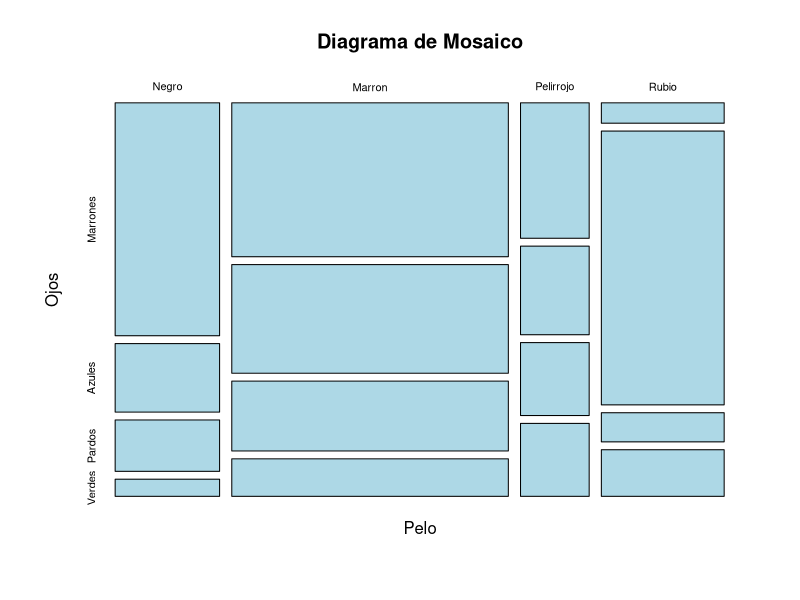
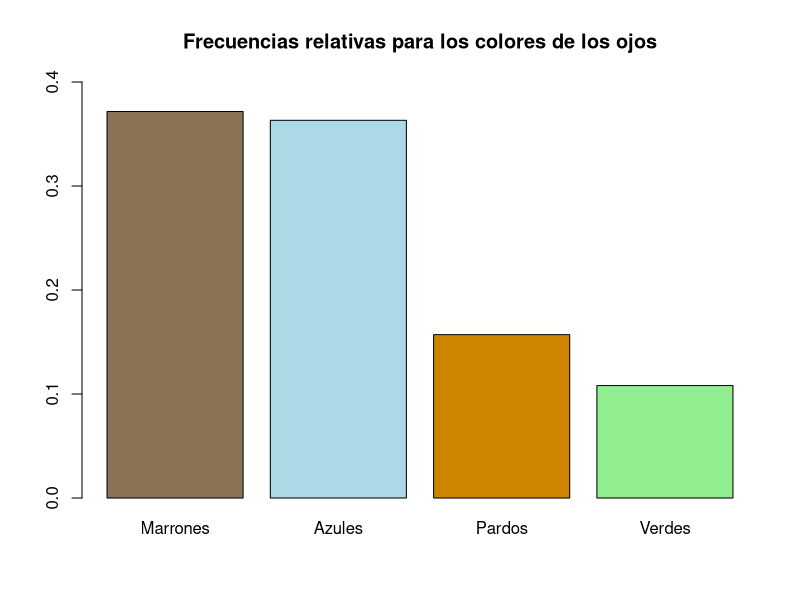
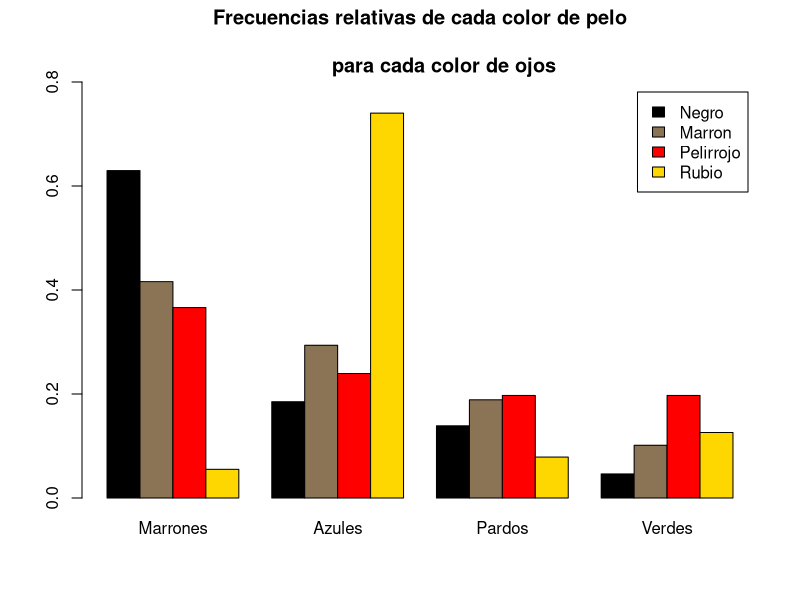
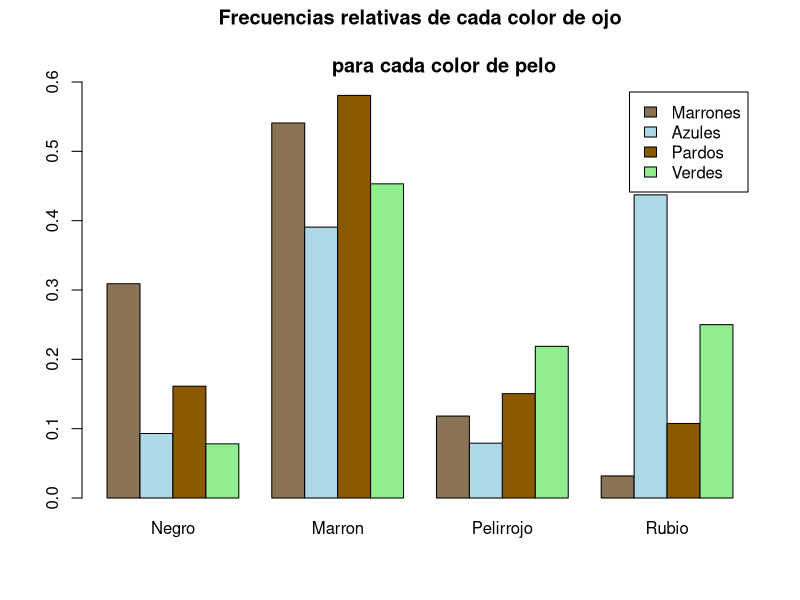

Here is the R script that generated these plots, in order:
## ---- chunk 1
knitr::opts_chunk$set(echo = TRUE)
## ---- chunk 2
HairEyeColor
## ---- chunk 3
male   <- HairEyeColor[, , 1]
female <- HairEyeColor[, , 2]
data   <- as.table(male + female)
data
## ---- chunk 4
#Cambio de nombres d euna lista
dimnames(data) <- list(
  Pelo = c("Negro", "Marron", "Pelirrojo", "Rubio"),
  Ojos = c("Marrones", "Azules", "Pardos", "Verdes")
)
data
## ---- chunk 5
plot(data, col = "lightblue", main = "Diagrama de Mosaico")
## ---- chunk 6
sum(data)
## ---- chunk 7
colSums(data)
rowSums(data)
prop.table(colSums(data))
prop.table(rowSums(data))
## ---- chunk 8
barplot(prop.table(colSums(data)), col = c("burlywood4", "lightblue", "orange3", "lightgreen"), ylim = c(0, 0.4),
        main = "Frecuencias relativas para los colores de los ojos")
## ---- chunk 9
round(prop.table(data), 3)#Global
round(prop.table(data, margin = 1), 3)#Marginal por fila (Pelo)
round(prop.table(data, margin = 2), 3)#Marginal por columna (Ojos)
## ---- chunk 10
library(gmodels)
CrossTable(data, prop.chisq = FALSE)
## ---- chunk 11
barplot(prop.table(data, margin = 1), beside = TRUE, legend.text = TRUE, ylim = c(0, 0.8),
        col = c("Black", "burlywood4", "Red", "Gold"),
        main = "Frecuencias relativas de cada color de pelo\n
        para cada color de ojos")
## ---- chunk 12
barplot(t(prop.table(data, margin = 2)), beside = TRUE, legend.text = TRUE, ylim = c(0, 0.6),
        col = c("burlywood4", "lightblue", "orange4", "lightgreen"),
        main = "Frecuencias relativas de cada color de ojo\n
        para cada color de pelo")
